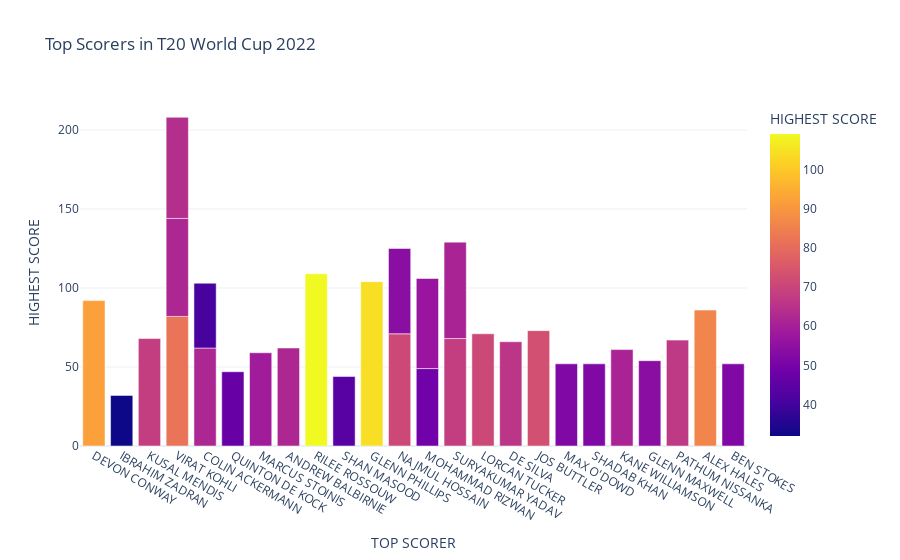

The cell this chart's notebook holds for it:
### Code cell
figure = px.bar(data, 
                x=data["TOP SCORER"],
                y = data["HIGHEST SCORE"], 
                color = data["HIGHEST SCORE"],
                title="Top Scorers in 20 World Cup 2022")
figure.show()

### Figure 1 — Plotly figure (JSON) as saved in the notebook; plotly's stock layout.template omitted (floating-point values rounded to 4 significant figures)
{"data": [{"alignmentgroup": "True", "hovertemplate": "TOP SCORER=%{x}<br>HIGHEST SCORE=%{marker.color}<extra></extra>", "legendgroup": "", "marker": {"color": [92, 32, 68, 82, 62, 47, 59, 62, null, 109, 62, 44, null, null, 104, 71, 49, 68, 71, 66, 73, 52, 64, 52, 61, 54, 67, 41, 54, 61, 57, 86, 52], "coloraxis": "coloraxis", "pattern": {"shape": ""}}, "name": "", "offsetgroup": "", "orientation": "v", "showlegend": false, "textposition": "auto", "type": "bar", "x": ["DEVON CONWAY", "IBRAHIM ZADRAN", "KUSAL MENDIS", "VIRAT KOHLI", "COLIN ACKERMANN", "QUINTON DE KOCK", "MARCUS STOINIS", "ANDREW BALBIRNIE", null, "RILEE ROSSOUW", "VIRAT KOHLI", "SHAN MASOOD", null, null, "GLENN PHILLIPS", "NAJMUL HOSSAIN", "MOHAMMAD RIZWAN", "SURYAKUMAR YADAV", "LORCAN TUCKER", "DE SILVA", "JOS BUTTLER", "MAX O'DOWD", "VIRAT KOHLI", "SHADAB KHAN", "KANE WILLIAMSON", "GLENN MAXWELL", "PATHUM NISSANKA", "COLIN ACKERMANN", "NAJMUL HOSSAIN", "SURYAKUMAR YADAV", "MOHAMMAD RIZWAN", "ALEX HALES", "BEN STOKES"], "xaxis": "x", "y": [92, 32, 68, 82, 62, 47, 59, 62, null, 109, 62, 44, null, null, 104, 71, 49, 68, 71, 66, 73, 52, 64, 52, 61, 54, 67, 41, 54, 61, 57, 86, 52], "yaxis": "y"}], "layout": {"barmode": "relative", "coloraxis": {"colorbar": {"title": {"text": "HIGHEST SCORE"}}, "colorscale": [[0, "#0d0887"], [0.1111, "#46039f"], [0.2222, "#7201a8"], [0.3333, "#9c179e"], [0.4444, "#bd3786"], [0.5556, "#d8576b"], [0.6667, "#ed7953"], [0.7778, "#fb9f3a"], [0.8889, "#fdca26"], [1, "#f0f921"]]}, "legend": {"tracegroupgap": 0}, "title": {"text": "Top Scorers in T20 World Cup 2022"}, "xaxis": {"anchor": "y", "domain": [0, 1], "title": {"text": "TOP SCORER"}}, "yaxis": {"anchor": "x", "domain": [0, 1], "title": {"text": "HIGHEST SCORE"}}}}
